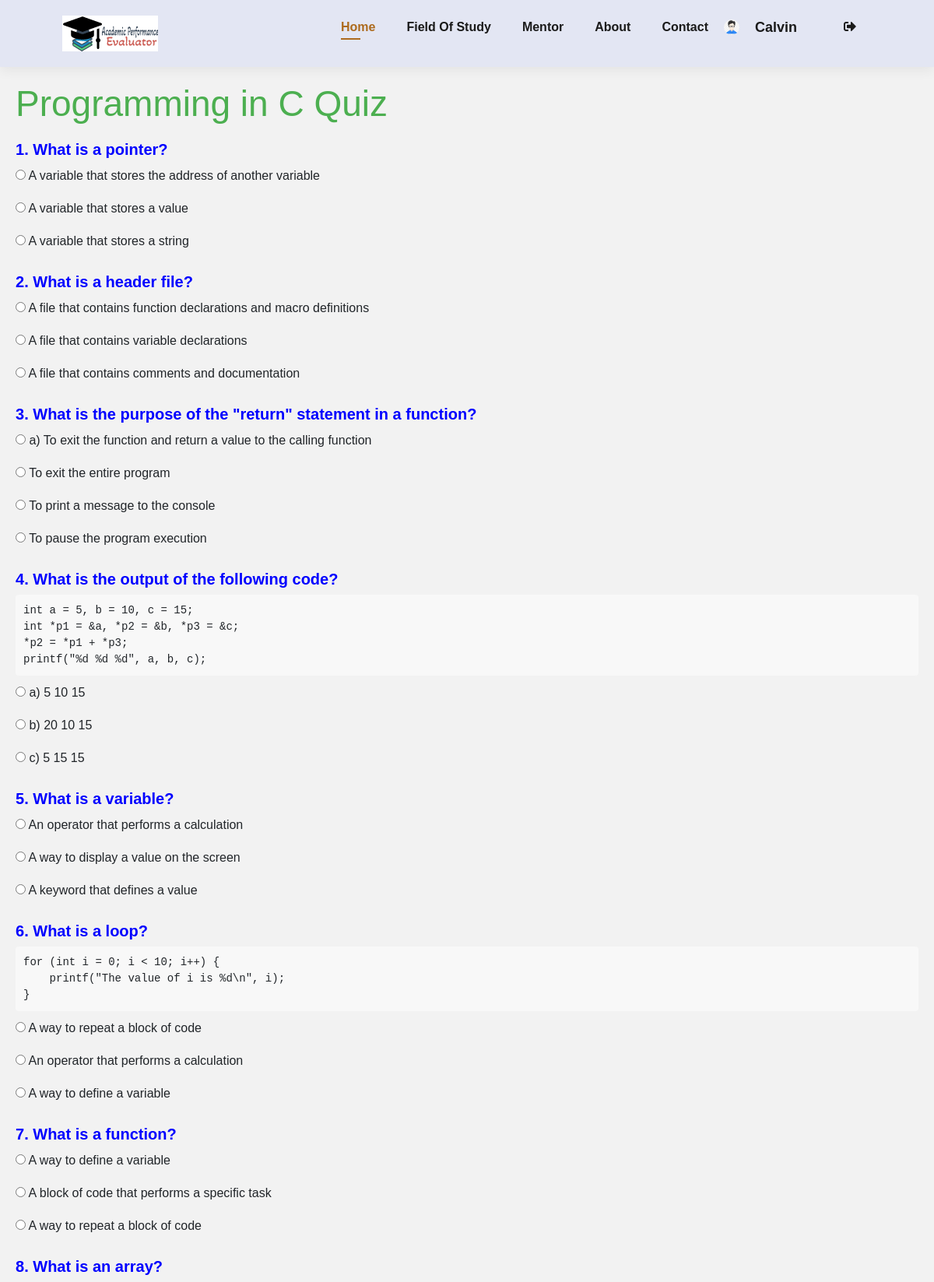
Screenshot of /programming_in_c_quiz/ (signed in, upper part) with the database file from the repository.
### users/models.py (models this page shows, shortened)
class Course(models.Model):
    title = models.CharField(max_length=200)

class Question(models.Model):
    course = models.ForeignKey(Course, on_delete=models.CASCADE)
    question_text = models.CharField(max_length=200)
    code_snippet = models.TextField(blank=True, null=True)
    question_number = models.IntegerField(default=0)
    question_type = models.CharField(max_length=20, choices=QUESTION_TYPES)

class Choice(models.Model):
    question = models.ForeignKey(Question, on_delete=models.CASCADE)
    choice_text = models.CharField(max_length=200)
    is_correct = models.BooleanField(default=False)
    code_snippet = models.TextField(blank=True, null=True)

### users/views.py (the view, shortened to what this page needs)
# urls.py: path('programming_in_c_quiz/', views.programming_in_c_quiz, name='programming_in_c_quiz'),
@login_required(login_url='login')
def programming_in_c_quiz(request):
    programming_in_c = Course.objects.get(title='Programming in C')
    quiz_questions = Question.objects.filter(course=programming_in_c)
    for i, question in enumerate(quiz_questions):
        question.choices = Choice.objects.filter(question=question)
        question.number = i + 1  # Add a `number` attribute to the question object to store the question number
        question.selected_choice_code_snippet = None
    return render(request, 'users/programming_in_c_quiz.html', {
        'course': programming_in_c,
        'quiz_questions': quiz_questions,
    })

### users/templates/users/programming_in_c_quiz.html (shortened to what this page needs)
{% extends 'users/base.html' %}
{% block content %}
    <div style="background-color: #f2f2f2; padding: 20px;">
        <h2 style="color: #4CAF50;">{{ course.title }} Quiz</h2>
        <form method="post" style="margin-top: 20px;">
            {% for question in quiz_questions %}
                <div style="margin-bottom: 20px;">
                    <h4 style="color: blue; font-weight: bold;">{{ forloop.counter }}. {{ question.question_text }}</h4>
                    {% if question.code_snippet %}
                        <pre style="background-color: #f8f8f8; padding: 10px; border-radius: 4px; margin-bottom: 10px;">{{ question.code_snippet }}</pre>
                    {% endif %}
                    <ul style="list-style-type: none; padding-left: 0; margin-top: 0;">
                        {% for choice in question.choices %}
                            <li style="margin-top: 10px;">
                                <label>
                                    <input type="radio" name="question-{{ question.id }}" value="{{ choice.id }}">
                                    {{ choice.choice_text }}
                                </label>
                            </li>
                        {% endfor %}
                    </ul>
                </div>
            {% endfor %}
        </form>
    </div>
{% endblock %}

### users/templates/users/base.html (shortened to what this page needs)
<!DOCTYPE html>
{% load static %}
<html lang="en">
 <head>
  <link rel="stylesheet" href="https://maxcdn.bootstrapcdn.com/bootstrap/4.0.0/css/bootstrap.min.css">
  <link rel="stylesheet" href="{% static 'style.css' %}">
  <link rel="stylesheet" href="https://use.fontawesome.com/releases/v5.15.4/css/all.css"/>
 </head>
<body>
<section id="header">
    <a href="#"><img src="{% static 'img/Logo-removebg-preview 2.png' %}" class="logo" alt=""></a>
    <div>
        <ul id="navbar">
            <li><a class="active" href="{% url 'base' %}">Home</a></li>
            <li><a href="{% url 'field_study' %}">Field Of Study</a></li>
            <li><a href="{% url 'mentor' %}">Mentor</a></li>
            <li><a href="{% url 'about' %}">About</a></li>
            <li><a href="{% url 'contact' %}">Contact</a></li>
            {% if user.is_authenticated %}
            {% if profile.profile_photo %}
              <img src="{{ profile.profile_photo.url }}" alt="{{user.username }}'s profile image" width="20" height= "20" class="rounded-circle">
              {% else %}
              <img src="{% static 'img/avator.jpg' %}" alt="default avator" width="20" class="rounded-circle">
              {% endif %}
            <li><a href="{% url 'profile' %}"><span class="hello-msg">{{request.user}}</span></a></li>
            <li id="lg-bag"><a href="{% url 'logout' %}"><i class="fas fa-sign-out-alt"></i></a></li>
            {% else %}
             <li id="lg-bag"><a href="{% url 'signup' %}"><i class="fa fa-sharp fa-solid   fa-user"></i></a></li>
            {% endif %}
        </ul>
    </div>
</section>
{% block content %}{% endblock %}
</body>
</html>

### users/static/style.css (style rules this page uses)
* { margin: 0; padding: 0; box-sizing: border-box; font-family: sans-serif; }
h2 { font-size: 46px; line-height: 54px; color: #222; }
h4 { font-size: 20px; color: #222; }
body { width: 100%; }
#header { display: flex; align-items: center; justify-content: space-between; padding: 20px 80px; background:#E3E6F3; box-shadow: 0 5px 15px rgba(5, 0, 0, 0.06); z-index: 999; position: sticky; top: 0; left: 0; }
#navbar { display: flex; align-items: center; justify-content: center; }
#navbar li { list-style: none; padding: 0 20px; position: relative; }
#navbar li a { text-decoration: none; font-size: 16px; font-weight: 600; color: #1a1a1a; transition: 0.5s ease; }
#navbar li a:hover, #navbar li a.active { color: #ad6b1e ; }
#navbar li a.active::after, #navbar li a:hover::after { content: ""; width: 30%; height: 2px; background: #ad6b1e; position: absolute; bottom: -4px; left: 20px; }

### users/templates/users/base.html (style rules this page uses)
.hello-msg { font-size: 18px; color: #1a1a1a; font-weight: 600; margin-right: 20px; }

### rows the page displays
Course: title "Programming in C"
Question: question_text "What is a pointer?"
Choice: choice_text "A variable that stores the address of another variable"
Choice: choice_text "A variable that stores a value"
Choice: choice_text "A variable that stores a string"
Question: question_text "What is a header file?"
Choice: choice_text "A file that contains function declarations and macro definitions"
Choice: choice_text "A file that contains variable declarations"
Choice: choice_text "A file that contains comments and documentation"
Question: question_text "What is the purpose of the \"return\" statement in a function?"
Choice: choice_text "a) To exit the function and return a value to the calling function"
Choice: choice_text "To exit the entire program"
Choice: choice_text "To print a message to the console"
Choice: choice_text "To pause the program execution"
Question: question_text "What is the output of the following code?", code_snippet "int a = 5, b = 10, c = 15; int *p1 = &a, *p2 = &b, *p3 = &c; *p2 = *p1 + *p3; printf(\"%d %d %d\", a, b, c);"
Choice: choice_text "a) 5 10 15"
Choice: choice_text "b) 20 10 15"
Choice: choice_text "c) 5 15 15"
Question: question_text "What is a variable?"
Choice: choice_text "An operator that performs a calculation"
Choice: choice_text "A way to display a value on the screen"
Choice: choice_text "A keyword that defines a value"
Question: question_text "What is a loop?", code_snippet "for (int i = 0; i < 10; i++) { printf(\"The value of i is %d\\n\", i); }"
Choice: choice_text "A way to repeat a block of code"
Choice: choice_text "An operator that performs a calculation"
Choice: choice_text "A way to define a variable"
Question: question_text "What is a function?"
Choice: choice_text "A way to define a variable"
Choice: choice_text "A block of code that performs a specific task"
Choice: choice_text "A way to repeat a block of code"
Question: question_text "What is an array?"

### other values shown
{{ request.user }} "Calvin"
